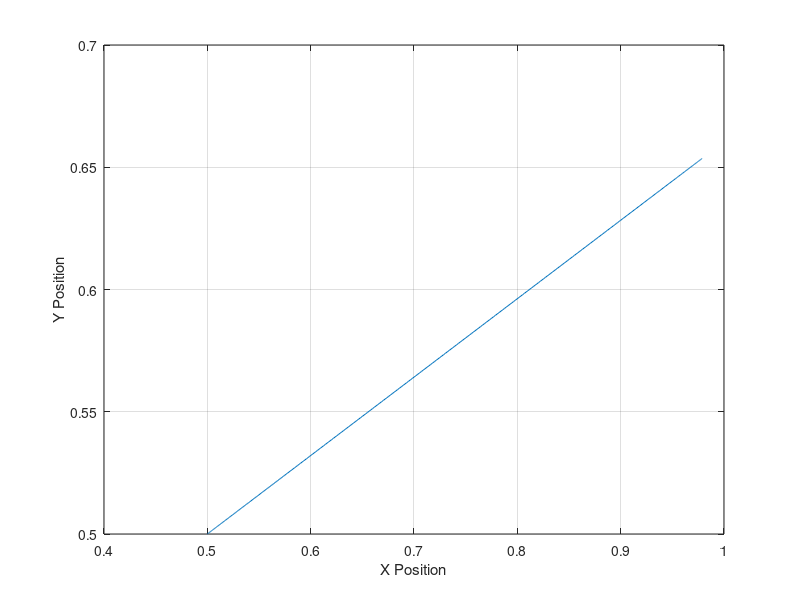

Source code (MATLAB): (Note: this script raises an error after producing the figure.)
close all
%X = [x y phi];deg2rad(q1)
%https://automaticaddison.com/homogeneous-transformation-matrices-using-denavit-hartenberg/
%https://automaticaddison.com/the-ultimate-guide-to-jacobian-matrices-for-robotics/
l1 = 0.6;
l2 = 0.6;

q1=3.14/8;
q2=3.14/8;
q3=0;

X0= [l2*cos(q1 + q2) + l1*cos(q1) l2*sin(q1 + q2) + l1*sin(q1) q1 + q2 + q3]'
Xf= [0.5 0.5 0]';
t0 = 0;
dt = 0.01;
tf = 4;





t=t0:dt:tf;

a0 = X0;
a1 = [0 0 0]';
a2 = (3/(tf^2))*(Xf-X0);
a3 = (-2/(tf^3))*(Xf-X0);

X = a0 + a1 * t + a2 * t.^2 + a3 * t.^3;
Xdot = a1 + 2 * a2 * t + 3 * a3 * t.^2;
Xdotdot = 2 * a2 + 6 *a3 * t;
qdot = zeros(2, size(X,2));
q = zeros(2, size(X,2));
q(1,1) = q1;
q(2,1) = q2;
qdot(1,1) = 0;
qdot(2,1) = 0;
for i = 2:(length(X))
%J = [-l2*sin(q(1,i-1))*cos(q(2,i-1))- l2*cos(q(1,i-1))*sin(q(2,i-1))-l1*sin(q(1,i-1)), -l2*sin(q(1,i-1))*cos(q(2,i-1))-l2*cos(q(1,i-1))*sin(q(2,i-1)); l2*cos(q(1,i-1))*cos(q(2,i-1))-l2*sin(q(1,i-1))*sin(q(2,i-1))+l1*cos(q(1,i-1)), l2*cos(q(1,i-1))*cos(q(2,i-1))-l2*sin(q(1,i-1))*sin(q(2,i-1))];
J = [- l2*sin(q(1,i-1) + q(2,i-1))-l1*sin(q(1,i-1)), -l2*sin(q(1,i-1) + q(2,i-1)); 
    l2*cos(q(1,i-1) + q(2,i-1)) + l1*cos(q(1,i-1)), l2*cos(q(1,i-1) + q(2,i-1))];
qdot(:,i) = J\(Xdot(1:2 , i));
q(:,i) = q(:,i-1) + qdot(:,i)*dt;
end

figure

plot(X(1,:), X(2,:)); grid on;
xlabel('X Position');
ylabel('Y Position');

%J = [-l2*sin(q1)*cos(q2)- l2*cos(q1)*sin(q2)-l1*sin(q1), -l2*sin(q1)*cos(q2)-l2*cos(q1)*sin(q2); l2*cos(q1)*cos(q2)-l2*sin(q1)*sin(q2)+l1*cos(q1), l2*cos(q1)*cos(q2)-l2*sin(q1)*sin(q2)];
for i = 2:length(X)
hold on
if mod(i,4) == 0
PlotCF( q(1,i), q(2,i), 0.6, 0.6)
end
end
% figure % plot x
% 
% subplot (3, 1, 1);
% plot(t, X(1,:)); grid on;
% xlabel('Time[s]');
% ylabel('Position_X[m]');
% 
% subplot (3, 1, 2);
% plot(t, Xdot(1,:)); grid on;
% xlabel('Time[s]');
% ylabel('Velocity_X[m/s]');
% 
% subplot (3, 1, 3);
% plot(t, Xdotdot(1,:)); grid on;
% xlabel('Time[s]');
% ylabel('Acceleration_X[m/s^2]');
% 
% figure %plot y
% 
% subplot (3, 1, 1);
% plot(t, X(2,:)); grid on;
% xlabel('Time[s]');
% ylabel('Position_Y[m]');
% 
% subplot (3, 1, 2);
% plot(t, Xdot(2,:)); grid on;
% xlabel('Time[s]');
% ylabel('Velocity_Y[m/s]');
% 
% subplot (3, 1, 3);
% plot(t, Xdotdot(2,:)); grid on;
% xlabel('Time[s]');
% ylabel('Acceleration_Y[m/s^2]');
% 
% figure % plot phi
% 
% subplot (3, 1, 1);
% plot(t, X(3,:)); grid on;
% xlabel('Time[s]');
% ylabel('Rotation_{Phi}[m]');
% 
% subplot (3, 1, 2);
% plot(t, Xdot(3,:)); grid on;
% xlabel('Time[s]');
% ylabel('Velocity_{Phi}[m/s]');
% 
% subplot (3, 1, 3);
% plot(t, Xdotdot(3,:)); grid on;
% xlabel('Time[s]');
% ylabel('Acceleration_{Phi}[m/s^2]');
% 
% figure %plot path
% 
% plot(X(1,:), X(2,:)); grid on;
% xlabel('X Position');
% ylabel('Y Position');

%plot qdot
figure
subplot (2, 1, 1);
plot(t, qdot(1,:)); grid on;
xlabel('Time[s]');
ylabel('Qdot1');

subplot (2, 1, 2);
plot(t, qdot(2,:)); grid on;
xlabel('Time[s]');
ylabel('Qdot2');


%plot q
figure

subplot (2, 1, 1);
plot(t, q(1,:)); grid on;
xlabel('Time[s]');
ylabel('Q1');

subplot (2, 1, 2);
plot(t, q(2,:)); grid on;
xlabel('Time[s]');
ylabel('Q2');

